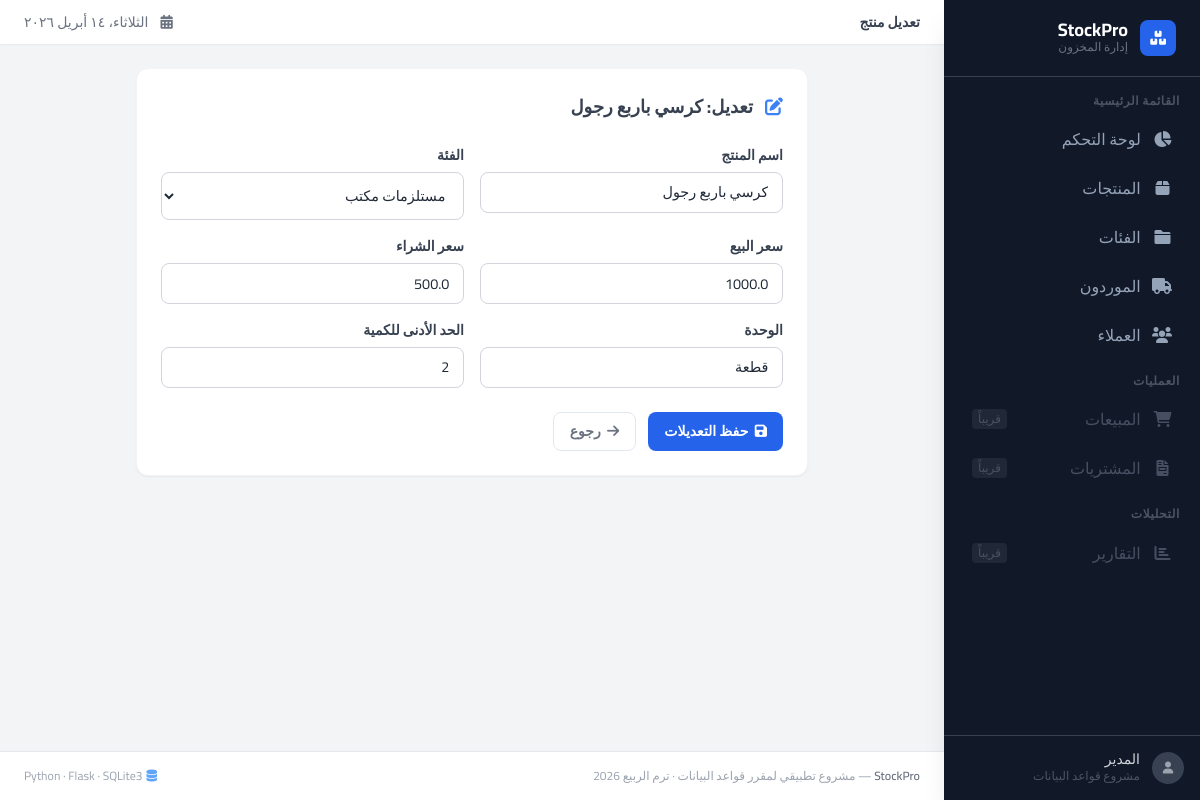
The page /products/edit/4 on the database its author committed.
### tables this page shows
CREATE TABLE products ( --جدول المنتجات
    id integer primary key autoincrement,
    name text not null,
    category_id integer not null,
    price_for_sale real not null,
    price_for_buy real not null,
    photo_url text not null,
    unit text not null,
    quantity_by_unit  integer default 0 not null,
    min_quantity integer default 0 not null,
    foreign key (category_id) references categories(id)
);

CREATE TABLE categories ( --جدول الاقسام
    id integer primary key autoincrement,
    name text not null unique
);

### app.py (the view)
@stokpro.route('/products/edit/<int:id>', methods=['GET'])
def productPageedit(id):
    conn = get_db_connection()
    product = conn.execute('SELECT * FROM products WHERE id = ?', (id,)).fetchone()
    categories = conn.execute('SELECT * FROM categories').fetchall()
    conn.close()
    return render_template('product_edit.html', product=product, categories=categories)

### app.py (called while the page is built)
def get_db_connection():
    conn = sqlite3.connect('database/stockpro.db')
    conn.row_factory = sqlite3.Row
    return conn

### templates/product_edit.html
{% extends "base.html" %}
{% block page_title %}تعديل منتج{% endblock %}
{% block content %}
<div class="bg-white rounded-xl shadow-sm border border-gray-100 p-6 max-w-2xl mx-auto">
    <h2 class="text-lg font-bold text-gray-700 mb-6">
        <i class="fas fa-edit text-blue-500 ml-2"></i>
        تعديل: {{ product.name }}
    </h2>
    <form action="{{ url_for('productPageeditSave', id=product.id) }}" method="POST">
        <div class="grid grid-cols-1 sm:grid-cols-2 gap-4">
            <div>
                <label class="form-label">اسم المنتج</label>
                <input type="text" name="name" class="form-input" value="{{ product.name }}" required>
            </div>
            <div>
                <label class="form-label">الفئة</label>
                <select name="category_id" class="form-select" required>
                    {% for cat in categories %}
                    <option value="{{ cat.id }}"
                        {% if cat.id == product.category_id %}selected{% endif %}>
                        {{ cat.name }}
                    </option>
                    {% endfor %}
                </select>
            </div>
            <div>
                <label class="form-label">سعر البيع</label>
                <input type="number" step="0.01" name="price_for_sale"
                       class="form-input" value="{{ product.price_for_sale }}" required>
            </div>
            <div>
                <label class="form-label">سعر الشراء</label>
                <input type="number" step="0.01" name="price_for_buy"
                       class="form-input" value="{{ product.price_for_buy }}" required>
            </div>
            <div>
                <label class="form-label">الوحدة</label>
                <input type="text" name="unit" class="form-input" value="{{ product.unit }}" required>
            </div>
            <div>
                <label class="form-label">الحد الأدنى للكمية</label>
                <input type="number" name="min_quantity"
                       class="form-input" value="{{ product.min_quantity }}" required>
            </div>
        </div>
        <div class="flex gap-3 mt-6">
            <button type="submit" class="btn btn-primary">
                <i class="fas fa-save"></i> حفظ التعديلات
            </button>
            <a href="{{ url_for('productPage') }}" class="btn btn-ghost">
                <i class="fas fa-arrow-right"></i> رجوع
            </a>
        </div>
    </form>
</div>
{% endblock %}

### static/style.css (style rules this page uses)
:root { --primary: #2563eb; --success: #10b981; --warning: #f59e0b; --danger: #ef4444; --dark: #1f2937; --transition: all 0.25s ease; }
* { font-family: 'Cairo', sans-serif; box-sizing: border-box; }
body { direction: rtl; background-color: #f1f5f9; }
.btn { display: inline-flex; align-items: center; gap: 0.4rem; padding: 0.5rem 1rem; border-radius: 0.5rem; font-size: 0.875rem; font-weight: 600; cursor: pointer; border: none; transition: var(--transition); text-decoration: none; }
.btn-primary { background: var(--primary); color: #fff; }
.btn-ghost { background: transparent; color: #6b7280; border: 1px solid #e2e8f0; }
.form-input, .form-select, .form-textarea { width: 100%; padding: 0.55rem 0.85rem; border: 1px solid #d1d5db; border-radius: 0.5rem; font-size: 0.9rem; font-family: 'Cairo', sans-serif; color: var(--dark); background: #fff; transition: var(--transition); outline: none; direction: rtl; }
.form-label { display: block; font-size: 0.875rem; font-weight: 600; color: #374151; margin-bottom: 0.35rem; }

### templates/base.html (style rules this page uses)
* { font-family: 'Cairo', sans-serif; }

### rows shown on the page
products: name "كرسي باربع رجول", category_id "مستلزمات مكتب", price_for_sale "1000.0", price_for_buy "500.0", unit "قطعة", min_quantity "2"
